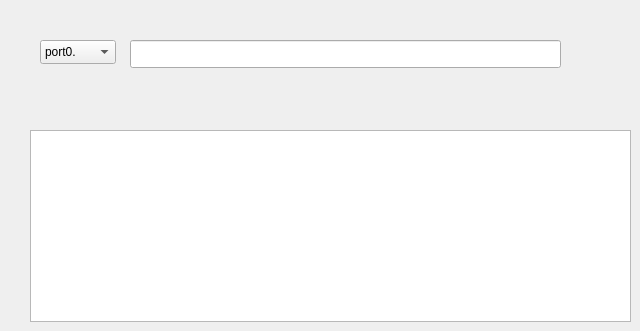
        <widget class="QWidget" name="tab_5">
         <attribute name="title">
          <string>-</string>
         </attribute>
         <widget class="QTextBrowser" name="textBrowser">
          <property name="geometry">
           <rect>
            <x>30</x>
            <y>130</y>
            <width>601</width>
            <height>192</height>
           </rect>
          </property>
         </widget>
         <widget class="QComboBox" name="comboBox_2">
          <property name="geometry">
           <rect>
            <x>40</x>
            <y>40</y>
            <width>76</width>
            <height>24</height>
           </rect>
          </property>
          <item>
           <property name="text">
            <string>port0.</string>
           </property>
          </item>
          <item>
           <property name="text">
            <string>port1.</string>
           </property>
          </item>
          <item>
           <property name="text">
            <string>port2.</string>
           </property>
          </item>
          <item>
           <property name="text">
            <string>port3.</string>
           </property>
          </item>
          <item>
           <property name="text">
            <string>port4.</string>
           </property>
          </item>
          <item>
           <property name="text">
            <string>port5.</string>
           </property>
          </item>
         </widget>
         <widget class="QLineEdit" name="lineEdit">
          <property name="geometry">
           <rect>
            <x>130</x>
            <y>40</y>
            <width>431</width>
            <height>28</height>
           </rect>
          </property>
         </widget>
        </widget>
